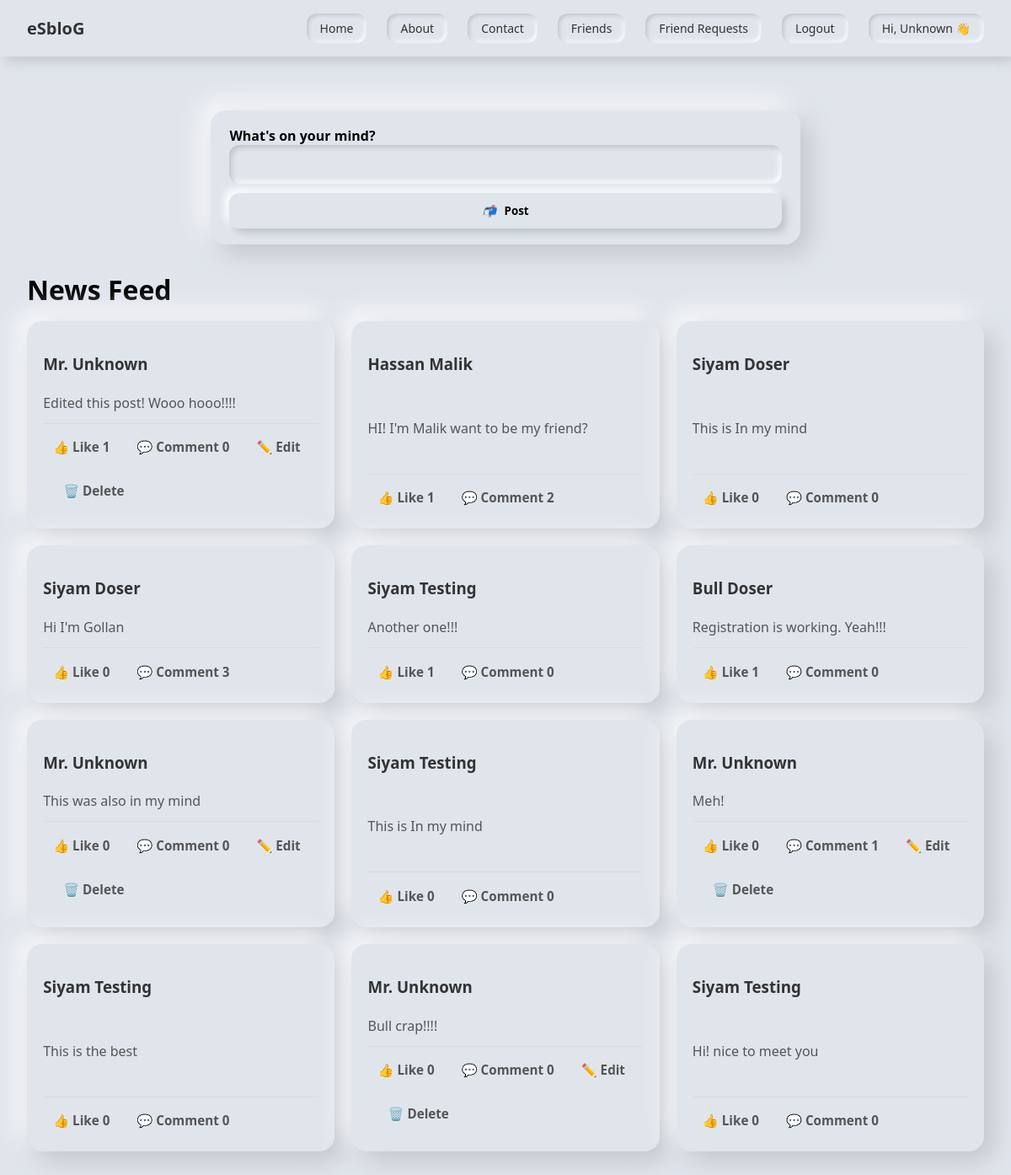
The page /dashboard/dash/ (signed in) on the database its author committed.
### dashboard/models.py (models this page shows, shortened)
class Login_info_new_p(models.Model):
    fname = models.CharField(max_length=100,default="Mr.")
    lname = models.CharField(max_length=100,default="Unknown")
    email = models.EmailField(max_length=50)
    password = models.CharField(max_length=50)

class User_posts(models.Model):
    id = models.AutoField(primary_key=True)
    u_name = models.ForeignKey(Login_info_new_p,on_delete=models.CASCADE)
    post = models.CharField(max_length=100)
    create_at = models.DateTimeField(auto_now_add=True)

### dashboard/views.py (the view)
# urls.py: path('dash/',views.demo,name="home"),
def demo(request):
    U_id = request.session.get('user_id')
    posts = User_posts.objects.all().order_by('-create_at')
    post_data = []
    for post in posts:
        log_user = post.u_name
        post_data.append({
            "id": post.id,
            "name": f"{log_user.fname} {log_user.lname}",
            "post": post.post,
            "likes": Like.objects.filter(post=post).count(),
            "comments": User_comment.objects.filter(post=post).count(),
            "is_owner": (U_id == log_user.id),  # True/False
        })
    return render(request, "dashboard/landing_page.html", {"posts": post_data})

### dashboard/templates/dashboard/landing_page.html (shortened to what this page needs)
{% include "dashboard/header.html" %}
<div class="page">
  <form id="postForm" method="POST" action="{% url 'add_post' %}" class="card composer">
    <div class="input-group">
      <label>What's on your mind?</label>
      <input type="text" name="post" required />
    </div>
    <button type="submit" class="action-btn">
      <i>📬</i> Post
    </button>
  </form>
  <h1 style="margin: 1rem 0;">News Feed</h1>
  <div class="feed-grid">
    {% for post in posts %}
    <div class="post-card">
      <h3 class="username">{{ post.name }}</h3>
      <p class="content">{{ post.post }}</p>
      <div class="actions">
        <button class="like-btn" data-id="{{ post.id }}">👍 Like {{ post.likes }}</button>
        <a class="comment-btn" href="{% url 'add_comment' post.id %}">💬 Comment {{ post.comments }}</a>
        {% if post.is_owner %}
          <a class="edit-btn" href="{% url 'edit_post' post.id %}">✏️ Edit</a>
          <form method="POST" action="{% url 'delete_post' post.id %}">
            <button type="submit" class="delete-btn">🗑️ Delete</button>
          </form>
        {% endif %}
      </div>
    </div>
    {% endfor %}
  </div>
</div>
{% include "dashboard/footer.html" %}

### dashboard/templates/dashboard/header.html (shortened to what this page needs)
{% load static %}
<!DOCTYPE html>
<html lang="en">
<head>
</head>
<body>
  <nav class="navbar" role="navigation" aria-label="main">
    <a class="logo" href="{% url 'home' %}">eSbloG</a>
    <ul>
      <li><a href="{% url 'home' %}">Home</a></li>
      <li><a href="{% url 'home' %}">About</a></li>
      <li><a href="{% url 'home' %}">Contact</a></li>
      {% if request.session.user_id %}
        <li><a href="{% url 'friends' %}">Friends</a></li>
        <li><a href="{% url 'friends_req' %}">Friend Requests</a></li>
        <li><a href="{% url 'logout' %}">Logout</a></li>
        <li><a href="{% url 'mypost' %}">Hi, {{ request.session.name }} 👋</a></li>
      {% else %}
        <li><a href="{% url 'login' %}">Login</a></li>
      {% endif %}
    </ul>
  </nav>
  <div class="page-wrap">

### dashboard/templates/dashboard/header.html (style rules this page uses)
* { box-sizing: border-box; font-family: 'Segoe UI', sans-serif; }
body { background: #e0e5ec; display: flex; flex-direction: column; align-items: center; min-height: 100vh; margin: 0; }
.navbar { width: 100%; background: #e0e5ec; padding: 1rem 2rem; display: flex; justify-content: space-between; align-items: center; box-shadow: 5px 5px 15px #bec3c9, -5px -5px 15px #ffffff; position: sticky; top: 0; left: 0; z-index: 1000; }
.navbar .logo { font-size: 20px; font-weight: bold; color: #333; text-decoration: none; }
.navbar ul { list-style: none; display: flex; gap: 1.5rem; margin: 0; padding: 0; }
.navbar ul li { display: inline; }
.navbar ul li a { text-decoration: none; color: #333; padding: 0.5rem 1rem; border-radius: 12px; background: #e0e5ec; box-shadow: inset 2px 2px 5px #bec3c9, inset -2px -2px 5px #ffffff; font-size: 14px; transition: all 0.2s ease-in-out; display: inline-block; }
.page-wrap { width: 100%; display: flex; justify-content: center; padding: 2rem 1rem; }

### dashboard/templates/dashboard/landing_page.html (style rules this page uses)
.page { max-width: 1200px; margin: 2rem auto; padding: 0 16px; }
.card { background: #e0e5ec; padding: 1.2rem 1.4rem; border-radius: 18px; box-shadow: 10px 10px 30px #bec3c9, -10px -10px 30px #ffffff; }
.composer { margin-bottom: 2rem; max-width: 700px; margin-left: auto; margin-right: auto; }
.composer .input-group label { font-weight: 600; }
.composer .input-group input { width: 100%; padding: 0.8rem 1rem; border-radius: 12px; border: none; background: #e0e5ec; box-shadow: inset 3px 3px 6px #bec3c9, inset -3px -3px 6px #ffffff; font-size: 15px; }
.action-btn { width: 100%; padding: 0.75rem 1rem; border: none; margin-top: 0.7rem; border-radius: 12px; background: #e0e5ec; box-shadow: 5px 5px 10px #bec3c9, -5px -5px 10px #ffffff; font-weight: 700; cursor: pointer; }
.action-btn i { margin-right: 6px; }
.feed-grid { display: grid; gap: 20px; grid-template-columns: repeat(1, 1fr); }
@media (min-width: 700px) { .feed-grid { grid-template-columns: repeat(2, 1fr); } }
@media (min-width: 1024px) { .feed-grid { grid-template-columns: repeat(3, 1fr); } }
.post-card { background: #e0e5ec; padding: 1.2rem; border-radius: 18px; box-shadow: 10px 10px 30px #bec3c9, -10px -10px 30px #ffffff; display: flex; flex-direction: column; justify-content: space-between; }
.username { font-weight: 700; margin-bottom: 0.35rem; color: #333; }
.content { color: #555; line-height: 1.5; margin-bottom: 0.75rem; }
.actions { display: flex; flex-wrap: wrap; gap: 8px; border-top: 1px solid #d7dbe2; padding-top: 0.6rem; }
.actions button, .actions a, .actions form { display: inline-flex; align-items: center; justify-content: center; gap: 4px; padding: 0.5rem 0.75rem; border-radius: 10px; border: none; background: none; cursor: pointer; font-size: 0.95rem; font-weight: 600; color: #555; text-decoration: none; }
.actions form { margin: 0; }
a { text-decoration: none; color: inherit; }

### rows shown on the page
Login_info_new_p: session.name "Unknown"
User_posts: post "Edited this post! Wooo hooo!!!!"
User_posts: post "HI! I'm Malik want to be my friend?"
User_posts: post "This is In my mind"
User_posts: post "Hi I'm Gollan"
User_posts: post "Another one!!!"
User_posts: post "Registration is working. Yeah!!!"
User_posts: post "This was also in my mind"
User_posts: post "This is In my mind"
User_posts: post "Meh!"
User_posts: post "This is the best"
User_posts: post "Bull crap!!!!"
User_posts: post "Hi! nice to meet you"

### other values the page prints
{{ post.name }} "Mr. Unknown" "Hassan Malik" "Siyam Doser" "Siyam Doser" "Siyam Testing" "Bull Doser" "Mr. Unknown" "Siyam Testing" "Mr. Unknown" "Siyam Testing" "Mr. Unknown" "Siyam Testing"
{{ post.likes }} "1" "1" "0" "0" "1" "1" "0" "0" "0" "0" "0" "0"
{{ post.comments }} "0" "2" "0" "3" "0" "0" "0" "0" "1" "0" "0" "0"
